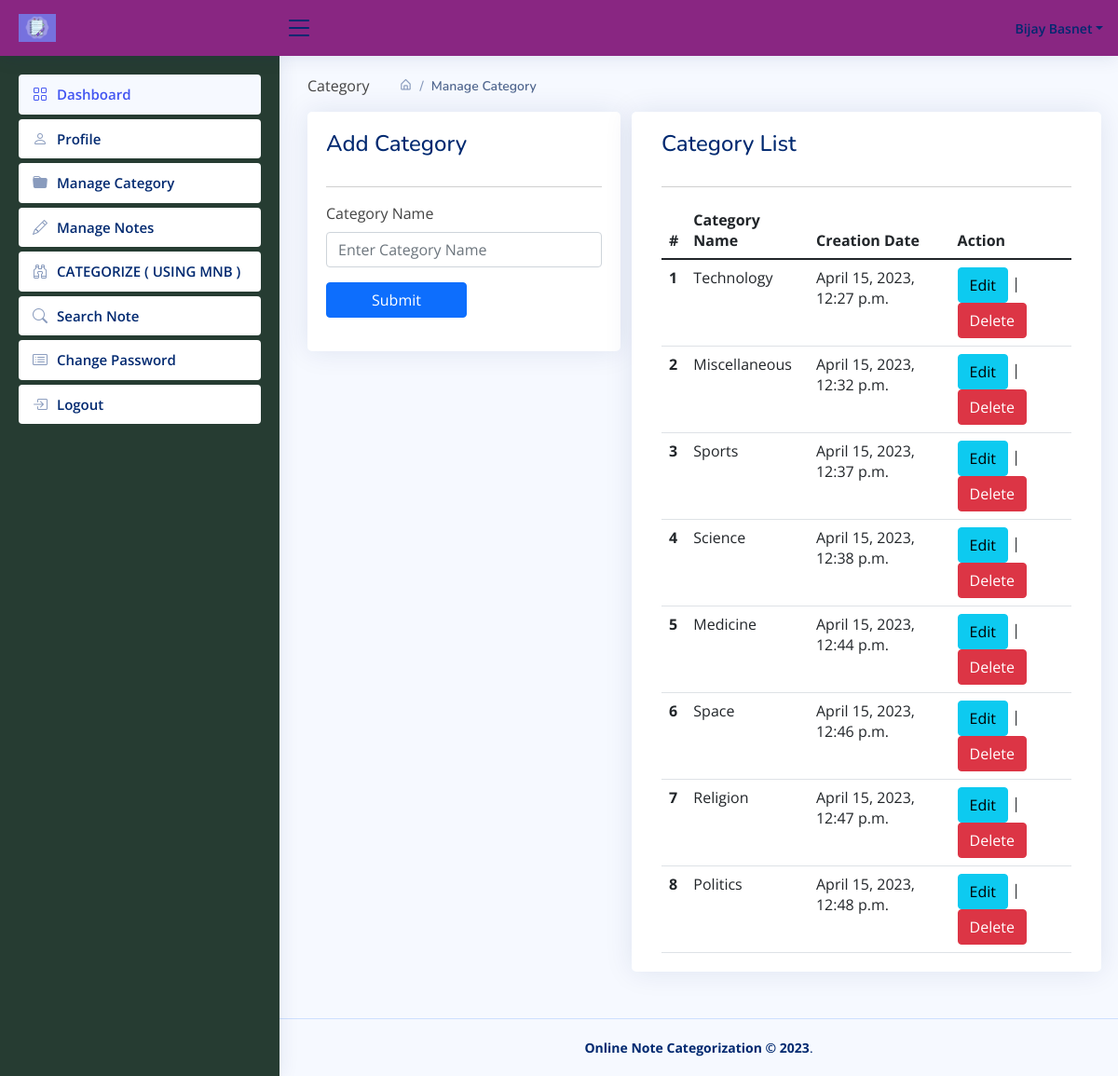
Screenshot of /manageCategory (signed in) with the database file from the repository.
### enotes/models.py (models this page shows, shortened)
class Category(models.Model):
    signup = models.ForeignKey(Signup, on_delete=models.CASCADE, null=True)
    categoryName = models.CharField(max_length=150, null=True)
    CreationDate = models.DateTimeField(auto_now_add=True)

### enotes/views.py (the view, shortened to what this page needs)
# urls.py: path('manageCategory', manageCategory, name='manageCategory'),
def manageCategory(request):
    if not request.user.is_authenticated:
        return redirect('user_login')
    user = User.objects.get(id=request.user.id)
    signup = Signup.objects.get(user=user)
    category = Category.objects.filter(signup=signup)
    return render(request, 'manageCategory.html', locals())

### enotes/templates/manageCategory.html (shortened to what this page needs)
{% extends 'usernavbar.html' %}
{% load static %}
{% block main %}
<div class="page-wrapper">
    <div class="page-content-wrapper">
        <div class="page-content">
            <div class="page-breadcrumb d-none d-sm-flex align-items-center mb-3">
                <div class="breadcrumb-title pe-3">Category</div>
                <div class="ps-3">
                    <nav aria-label="breadcrumb">
                        <ol class="breadcrumb mb-0 p-0">
                            <li class="breadcrumb-item"><a href="{% url 'dashboard' %}"><i class="bx bx-home-alt"></i></a>
                            </li>
                            <li class="breadcrumb-item active" aria-current="page">Manage Category</li>
                        </ol>
                    </nav>
                </div>
            </div>
            <div class="row">
                <div class="radius-15 col-xl-5 mx-auto">
                    <div class="card">
                        <div class="card-body">
                            <div class="card-title">
                                <h4 class="mb-0">Add Category</h4>
                            </div>
                            <hr>
                            <form method="post">
                                <div class="mb-3">
                                    <label class="form-label">Category Name</label>
                                    <input type="text" name="categoryName" placeholder="Enter Category Name"
                                           class="form-control" required>
                                </div>
                                <div class="mb-3">
                                    <button type="submit" class="btn btn-primary px-5">Submit</button>
                                </div>
                            </form>
                        </div>
                    </div>
                </div>
                <div class="card radius-15 col-xl-7">
                    <div class="card-body">
                        <div class="card-title">
                            <h4 class="mb-0">Category List</h4>
                        </div>
                        <hr/>
                        <div class="table-responsive">
                            <table class="table mb-0">
                                <thead>
                                <tr>
                                    <th scope="col">#</th>
                                    <th scope="col">Category Name</th>
                                    <th scope="col">Creation Date</th>
                                    <th scope="col">Action</th>
                                </tr>
                                </thead>
                                <tbody>
                                {% for i in category %}
                                <tr>
                                    <th scope="row">{{forloop.counter}}</th>
                                    <td>{{i.categoryName}}</td>
                                    <td>{{i.CreationDate}}</td>
                                    <td><a href="{% url 'editCategory' i.id %}" class="btn btn-info">Edit</a> |
                                    <a href="{% url 'deleteCategory' i.id %}" onclick="return confirm('Are you sure to Delete')" class="btn btn-danger">Delete</a></td>
                                </tr>
                                {% endfor %}
                                </tbody>
                            </table>
                        </div>
                    </div>
                </div>
            </div>
        </div>
    </div>
</div>
{% endblock %}

### enotes/templates/usernavbar.html (shortened to what this page needs)
{% load static %}
<html lang="en">
<head>
  <link href="{% static 'assets/vendor/bootstrap/css/bootstrap.min.css' %}" rel="stylesheet">
  <link href="{% static 'assets/vendor/bootstrap-icons/bootstrap-icons.css' %}" rel="stylesheet">
  <link href="{% static 'assets/vendor/boxicons/css/boxicons.min.css' %}" rel="stylesheet">
  <link href="{% static 'assets/vendor/quill/quill.snow.css' %}" rel="stylesheet">
  <link href="{% static 'assets/vendor/quill/quill.bubble.css' %}" rel="stylesheet">
  <link href="{% static 'assets/vendor/remixicon/remixicon.css' %}" rel="stylesheet">
  <link href="{% static 'assets/vendor/simple-datatables/style.css' %}" rel="stylesheet">
  <link href="{% static 'assets/css/style.css' %}" rel="stylesheet">
</head>
<body>
  <header id="header" class="header fixed-top d-flex align-items-center">
    <div class="d-flex align-items-center justify-content-between">
      <a href="" class="logo d-flex align-items-center">
        <img src="{% static 'images/enotes.png' %}" alt="">
      </a>
      <i class="bi bi-list toggle-sidebar-btn"></i>
    </div>
    <nav class="header-nav ms-auto">
      <ul class="d-flex align-items-center">
        <li class="nav-item dropdown pe-3">
          <a class="nav-link nav-profile d-flex align-items-center pe-0" href="#" data-bs-toggle="dropdown">
            <span class="d-none d-md-block dropdown-toggle ps-2">{{request.user.first_name}} {{request.user.last_name}}</span>
          </a>
        </li>
      </ul>
    </nav>
  </header>
  <aside id="sidebar" class="sidebar">
    <ul class="sidebar-nav" id="sidebar-nav">
      <li class="nav-item">
        <a class="nav-link" href="/dashboard">
          <i class="bi bi-grid"></i>
          <span>Dashboard</span>
        </a>
      </li>
      <li class="nav-item">
        <a class="nav-link collapsed" href="/profile">
          <i class="bi bi-person"></i>
          <span>Profile</span>
        </a>
      </li>
        <li class="nav-item">
        <a class="nav-link collapsed" href="/manageCategory">
          <i class="bi bi-folder-fill"></i>
          <span>Manage Category</span>
        </a>
      </li>
      <li class="nav-item">
        <a class="nav-link collapsed" href="/manageNotes">
          <i class="bi bi-pencil"></i>
          <span>Manage Notes</span>
        </a>
      </li>
       <li class="nav-item ">
        <a class="nav-link collapsed has-arrow" href="#">
          <i class="bi bi-binoculars"></i>
          <span>CATEGORIZE ( USING MNB )</span>
        </a>
      </li>
      <li class="nav-item">
        <a class="nav-link collapsed" href="/searchNotes">
          <i class="bi bi-search"></i>
          <span>Search Note</span>
        </a>
      </li>
      <li class="nav-item">
        <a class="nav-link collapsed" href="/changePassword">
          <i class="bi bi-card-list"></i>
          <span>Change Password</span>
        </a>
      </li>
      <li class="nav-item">
        <a class="nav-link collapsed" href="/logout">
          <i class="bi bi-box-arrow-in-right"></i>
          <span>Logout</span>
        </a>
      </li>
    </ul>
  </aside>
  <main id="main" class="main">
    <section class="section dashboard">
      {% block main %}
      {% endblock %}
    </section>
  </main>
  <footer id="footer" class="footer">
    <div class="copyright">
      <strong><span>Online Note Categorization &copy;
            <script>document.write(new Date().getFullYear());</script></span></strong>.
    </div>
  </footer>
</body>
</html>

### enotes/static/assets/css/style.css (style rules this page uses)
:root { scroll-behavior: smooth; }
body { font-family: "Open Sans", sans-serif; background: #f6f9ff; color: #444444; }
a { color: #4154f1; text-decoration: none; }
h1, h2, h3, h4, h5, h6 { font-family: "Nunito", sans-serif; }
#main { margin-top: 60px; padding: 20px 30px; transition: all 0.3s; }
.card { margin-bottom: 30px; border: none; border-radius: 5px; box-shadow: 0px 0 30px rgba(1, 41, 112, 0.1); }
.card-title { padding: 20px 0 15px 0; font-size: 18px; font-weight: 500; color: #012970; font-family: "Poppins", sans-serif; }
.card-body { padding: 0 20px 20px 20px; }
.breadcrumb { font-size: 14px; font-family: "Nunito", sans-serif; color: #899bbd; font-weight: 600; }
.breadcrumb a { color: #899bbd; transition: 0.3s; }
.breadcrumb .breadcrumb-item::before { color: #899bbd; }
.breadcrumb .active { color: #51678f; font-weight: 600; }
.logo { line-height: 1; }
@media (min-width: 1200px) { .logo { width: 280px; } }
.logo img { max-height: 30px; margin-right: 6px; }
.header { transition: all 0.5s; z-index: 997; height: 60px; box-shadow: 0px 2px 20px rgba(1, 41, 112, 0.1); background-color: #892682; padding-left: 20px; }
.header .toggle-sidebar-btn { font-size: 32px; padding-left: 5px; cursor: pointer; color: #012970; }
.header-nav ul { list-style: none; }
.header-nav > ul { margin: 0; padding: 0; }
.header-nav .nav-profile { color: #012970; }
.header-nav .nav-profile span { font-size: 14px; font-weight: 600; }
.sidebar { position: fixed; top: 60px; left: 0; bottom: 0; width: 300px; z-index: 996; transition: all 0.3s; padding: 20px; overflow-y: auto; scrollbar-width: thin; scrollbar-color: #aab7cf transparent; box-shadow: 0px 0px 20px rgba(1, 41, 112, 0.1); background-color: #263c32; }
@media (min-width: 1200px) { #main, #footer { margin-left: 300px; } }
.sidebar-nav { padding: 0; margin: 0; list-style: none; }
.sidebar-nav li { padding: 0; margin: 0; list-style: none; }
.sidebar-nav .nav-item { margin-bottom: 5px; }
.sidebar-nav .nav-link { display: flex; align-items: center; font-size: 15px; font-weight: 600; color: #4154f1; transition: 0.3; background: #f6f9ff; padding: 10px 15px; border-radius: 4px; }
.sidebar-nav .nav-link i { font-size: 16px; margin-right: 10px; color: #4154f1; }
.sidebar-nav .nav-link.collapsed { color: #012970; background: #fff; }
.sidebar-nav .nav-link.collapsed i { color: #899bbd; }
.footer { padding: 20px 0; font-size: 14px; transition: all 0.3s; border-top: 1px solid #cddfff; }
.footer .copyright { text-align: center; color: #012970; }

### rows the page displays
Category: categoryName "Technology", CreationDate "April 15, 2023, 12:27 p.m."
Category: categoryName "Miscellaneous", CreationDate "April 15, 2023, 12:32 p.m."
Category: categoryName "Sports", CreationDate "April 15, 2023, 12:37 p.m."
Category: categoryName "Science", CreationDate "April 15, 2023, 12:38 p.m."
Category: categoryName "Medicine", CreationDate "April 15, 2023, 12:44 p.m."
Category: categoryName "Space", CreationDate "April 15, 2023, 12:46 p.m."
Category: categoryName "Religion", CreationDate "April 15, 2023, 12:47 p.m."
Category: categoryName "Politics", CreationDate "April 15, 2023, 12:48 p.m."

### other values shown
{{ request.user.first_name }} "Bijay"
{{ request.user.last_name }} "Basnet"
